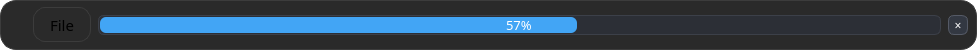
<?xml version="1.0" encoding="UTF-8"?>
<ui version="4.0">
 <class>fileBar</class>
 <widget class="QWidget" name="fileBar">
  <property name="geometry">
   <rect>
    <x>0</x>
    <y>0</y>
    <width>977</width>
    <height>50</height>
   </rect>
  </property>
  <property name="minimumSize">
   <size>
    <width>0</width>
    <height>50</height>
   </size>
  </property>
  <property name="maximumSize">
   <size>
    <width>16777215</width>
    <height>50</height>
   </size>
  </property>
  <property name="windowTitle">
   <string>Form</string>
  </property>
  <property name="autoFillBackground">
   <bool>false</bool>
  </property>
  <property name="styleSheet">
   <string notr="true">background-color: transparent;</string>
  </property>
  <layout class="QHBoxLayout" name="horizontalLayout_2">
   <property name="spacing">
    <number>0</number>
   </property>
   <property name="leftMargin">
    <number>0</number>
   </property>
   <property name="topMargin">
    <number>0</number>
   </property>
   <property name="rightMargin">
    <number>0</number>
   </property>
   <property name="bottomMargin">
    <number>0</number>
   </property>
   <item>
    <widget class="QWidget" name="fileBarContentWidget" native="true">
     <property name="styleSheet">
      <string notr="true">background-color: #2A2A2A;
border: 1px solid #3C3C3C;
border-radius: 16px;</string>
     </property>
     <layout class="QHBoxLayout" name="horizontalLayout">
      <property name="spacing">
       <number>7</number>
      </property>
      <property name="leftMargin">
       <number>11</number>
      </property>
      <property name="topMargin">
       <number>5</number>
      </property>
      <property name="bottomMargin">
       <number>5</number>
      </property>
      <item>
       <widget class="QWidget" name="sortWidget" native="true">
        <property name="styleSheet">
         <string notr="true">background: transparent;
border: none;</string>
        </property>
        <layout class="QVBoxLayout" name="verticalLayout">
         <property name="spacing">
          <number>2</number>
         </property>
         <property name="leftMargin">
          <number>0</number>
         </property>
         <property name="topMargin">
          <number>0</number>
         </property>
         <property name="rightMargin">
          <number>0</number>
         </property>
         <property name="bottomMargin">
          <number>0</number>
         </property>
         <item>
          <widget class="QPushButton" name="upButton">
           <property name="minimumSize">
            <size>
             <width>15</width>
             <height>15</height>
            </size>
           </property>
           <property name="maximumSize">
            <size>
             <width>15</width>
             <height>15</height>
            </size>
           </property>
           <property name="styleSheet">
            <string notr="true">QPushButton {
    background-color: transparent;
    border: none;
    border-radius: 6px;
    color: white;
}

QPushButton:hover {
    background-color: #4B5362;
    color: white;
}

QPushButton:pressed {
    background-color: #2B2F38;
    color: white;
}</string>
           </property>
           <property name="text">
            <string/>
           </property>
           <property name="icon">
            <iconset resource="../resource/resource.qrc">
             <normaloff>:/icon/icon/up_arrow.ico</normaloff>:/icon/icon/up_arrow.ico</iconset>
           </property>
           <property name="iconSize">
            <size>
             <width>13</width>
             <height>13</height>
            </size>
           </property>
          </widget>
         </item>
         <item>
          <widget class="QPushButton" name="downButton">
           <property name="minimumSize">
            <size>
             <width>15</width>
             <height>15</height>
            </size>
           </property>
           <property name="maximumSize">
            <size>
             <width>15</width>
             <height>15</height>
            </size>
           </property>
           <property name="styleSheet">
            <string notr="true">QPushButton {
    background-color: transparent;
    border: none;
    border-radius: 6px;
    color: white;
}

QPushButton:hover {
    background-color: #4B5362;
    color: white;
}

QPushButton:pressed {
    background-color: #2B2F38;
    color: white;
}</string>
           </property>
           <property name="text">
            <string/>
           </property>
           <property name="icon">
            <iconset resource="../resource/resource.qrc">
             <normaloff>:/icon/icon/down_arrow.ico</normaloff>:/icon/icon/down_arrow.ico</iconset>
           </property>
           <property name="iconSize">
            <size>
             <width>13</width>
             <height>13</height>
            </size>
           </property>
          </widget>
         </item>
        </layout>
       </widget>
      </item>
      <item>
       <widget class="QLabel" name="fileBarLabel">
        <property name="minimumSize">
         <size>
          <width>0</width>
          <height>35</height>
         </size>
        </property>
        <property name="maximumSize">
         <size>
          <width>16777215</width>
          <height>35</height>
         </size>
        </property>
        <property name="font">
         <font>
          <family>Bitcount Single</family>
          <pointsize>11</pointsize>
          <stylestrategy>PreferAntialias</stylestrategy>
         </font>
        </property>
        <property name="styleSheet">
         <string notr="true">background-color: #2A2A2A;
border: 1px solid #3C3C3C;
border-radius: 16px;
padding-left: 12px;
padding-right: 12px;
border-radius: 12px;
</string>
        </property>
        <property name="text">
         <string>File</string>
        </property>
        <property name="margin">
         <number>0</number>
        </property>
        <property name="indent">
         <number>-1</number>
        </property>
       </widget>
      </item>
      <item>
       <widget class="QProgressBar" name="fileBarProgressBar">
        <property name="font">
         <font>
          <family>Bitcount Single</family>
          <pointsize>-1</pointsize>
          <stylestrategy>PreferAntialias</stylestrategy>
         </font>
        </property>
        <property name="styleSheet">
         <string notr="true">QProgressBar {
    background-color: #2C2F36;         /* 深灰背景 */
    border: 1px solid #3C4049;         /* 稍亮的边框 */
    border-radius: 6px;
    text-align: center;                /* 文本居中 */
    color: white;                    /* 浅灰色文字 */
    font-size: 13px;
    height: 16px;                      /* 可根据设计调高 */
}

QProgressBar::chunk {
    background-color: #42A5F5;         /* Material 蓝色 */
    border-radius: 6px;
    margin: 1px;                       /* 视觉上更精致 */
}</string>
        </property>
        <property name="value">
         <number>57</number>
        </property>
       </widget>
      </item>
      <item>
       <widget class="QPushButton" name="fileBarDeleteButton">
        <property name="minimumSize">
         <size>
          <width>20</width>
          <height>20</height>
         </size>
        </property>
        <property name="maximumSize">
         <size>
          <width>20</width>
          <height>20</height>
         </size>
        </property>
        <property name="font">
         <font>
          <family>Bitcount Single</family>
          <stylestrategy>PreferAntialias</stylestrategy>
         </font>
        </property>
        <property name="styleSheet">
         <string notr="true">QPushButton {
    background-color: #333842;    /* 深色背景 */
    border: 1px solid #555A66;    /* 深色边框 */
    border-radius: 6px;
    color: white;
}

QPushButton:hover {
    background-color: #4B5362;    /* 稍亮深色 */
    color: white;
}

QPushButton:pressed {
    background-color: #2B2F38;    /* 更深更沉稳的颜色 */
    color: white;
}</string>
        </property>
        <property name="text">
         <string>×</string>
        </property>
       </widget>
      </item>
     </layout>
    </widget>
   </item>
  </layout>
 </widget>
 <resources>
  <include location="../resource/resource.qrc"/>
 </resources>
 <connections/>
</ui>
